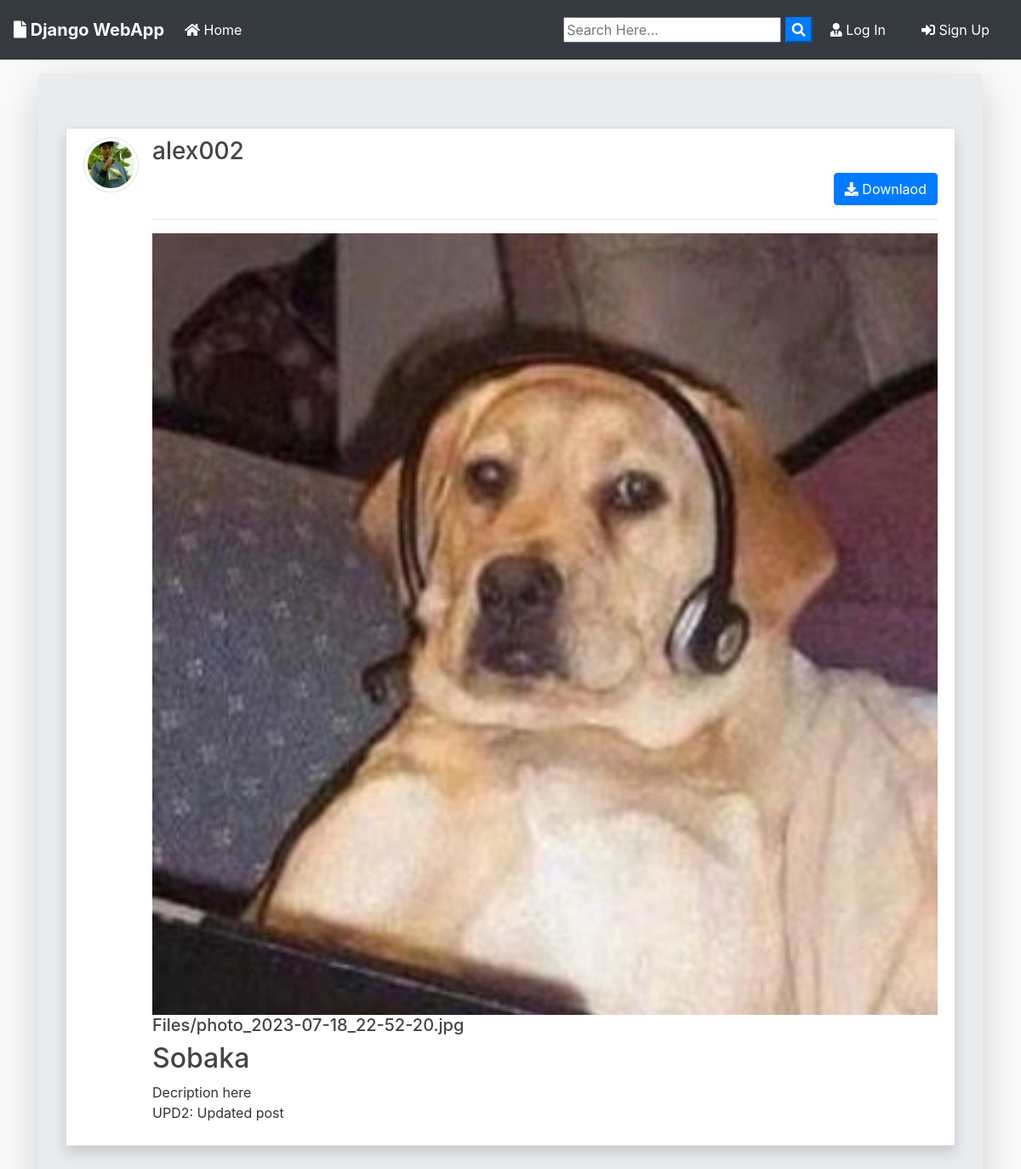
Page /post/20/ on the committed database.
### blog/models.py (models this page shows, shortened)
class Post(models.Model):
	title = models.CharField(max_length=100)
	file = models.FileField(null=True,blank=True,upload_to='Files')
	content = models.TextField()
	date_posted = models.DateTimeField(default=timezone.now)
	author = models.ForeignKey(User, on_delete=models.CASCADE)
	def extension(self):
		name, extension = os.path.splitext(self.file.name)
		return extension

### users/models.py (models this page shows, shortened)
class Profile(models.Model):
    user = models.OneToOneField(User, on_delete=models.CASCADE)
    image = models.ImageField(default='default.jpg', upload_to='profile_pics')

### blog/views.py (the view)
# urls.py: path('post/<int:pk>/', PostDetailView.as_view(), name='post-detail'),
class PostDetailView(DetailView):
    model = Post
    template_name = 'blog/post_detail.html'

### blog/templates/blog/post_detail.html (shortened to what this page needs)
{% extends "blog/base.html" %}
{% block content %}
<div class="jumbotron mt-3 shadow-lg">
<article class="media content-section shadow ">
   <a href="{{ object.author.profile.image.url }} " target="_blank"> <img src="{{ object.author.profile.image.url }}  " alt="" class="article-img rounded-circle img-thumbnail img-fluid">
   </a>
    <div class="media-body">
      <div class="">
        <div class="d-flex justify-content-between">
        <a class="mr-2 mt-0 mb-0  text-dark" href="{% url 'user-posts' object.author.username  %}"><h3>{{ object.author }}</h3></a>
        </div>
        {% if object.author != user %}
          <div class="form-group mt-0 pt-0 d-flex justify-content-end">
            <a href="{{ object.file.url }}" download class="btn btn-primary flex-last" type="submit"><i class="fas fa-download"></i> Downlaod</a>
          </div>
        {% endif %}
        <hr>
      </div>
      <div>
        {% if object.file %}
          {% if object.extension == '.jpg' or object.extension == 'jpeg' or object.extension == 'png' %}
            <a href="{{ object.file.url }}"  download ><img src="{{ object.file.url }}" alt="" class="img-fluid "></a>
            <a href="{{ object.file.url }}"  download class="text-dark"><h5>{{ object.file }}</h5></a>
          {% else %}
            <a href="{{ object.file.url }}"  download class="text-dark"><h5>{{ object.file }}</h5></a>
          {% endif %}
        {% endif %}
      </div>
      <h2>{{ object.title }}</h2>
      <p class="article-content">{{ object.content }}</p>
    </div>
  </article>
{% endblock content %}

### blog/static/blog/main.css (style rules this page uses)
body { background: #fafafa; color: #333333; margin-top: 0; }
h1, h2, h3, h4, h5, h6 { color: #444444; }
.content-section { background: #ffffff; padding: 10px 20px; border: 1px solid #dddddd; border-radius: 3px; margin-bottom: 20px; }
.article-content { white-space: pre-line; }
.article-img { height: 65px; width: 65px; margin-right: 16px; }

### rows in the picture
Post: author.profile.image (picture), author "alex002", file (picture), file "Files/photo_2023-07-18_22-52-20.jpg", title "Sobaka", content "Decription here UPD2: Updated post"
